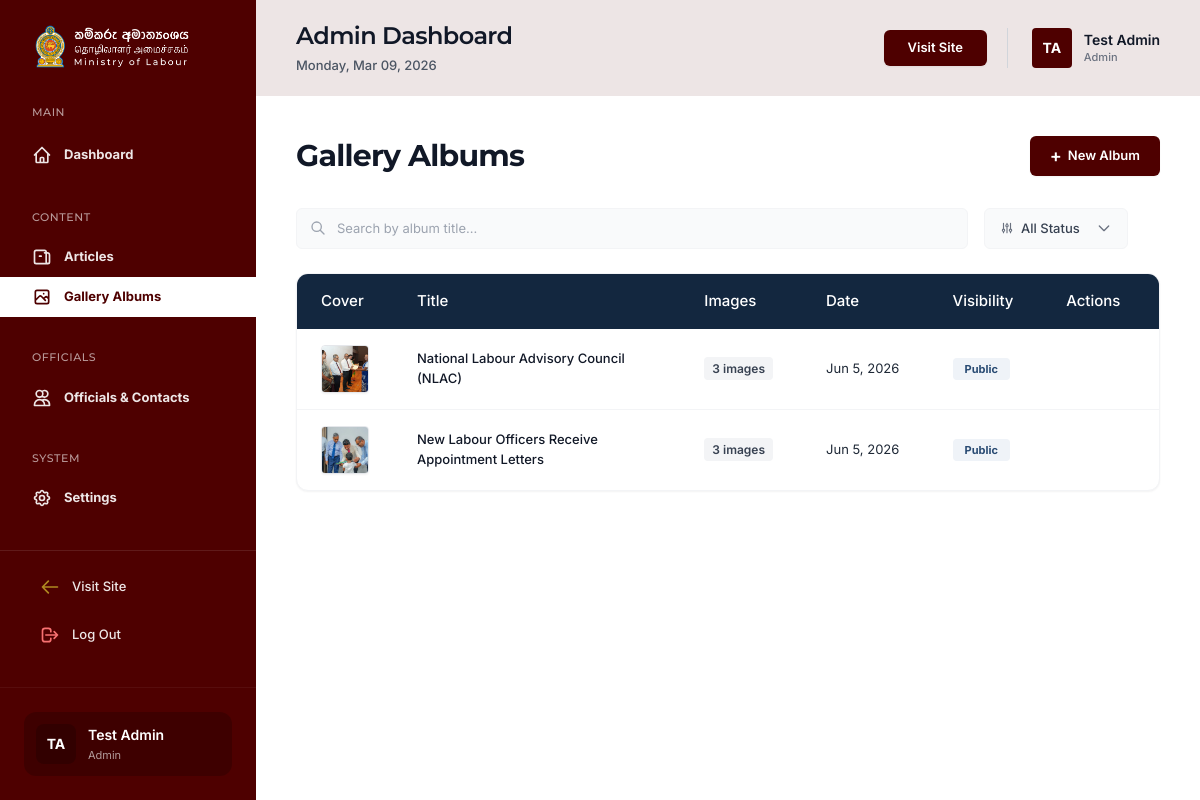
The page /admin/gallery.php (signed in) on the database as committed earlier.
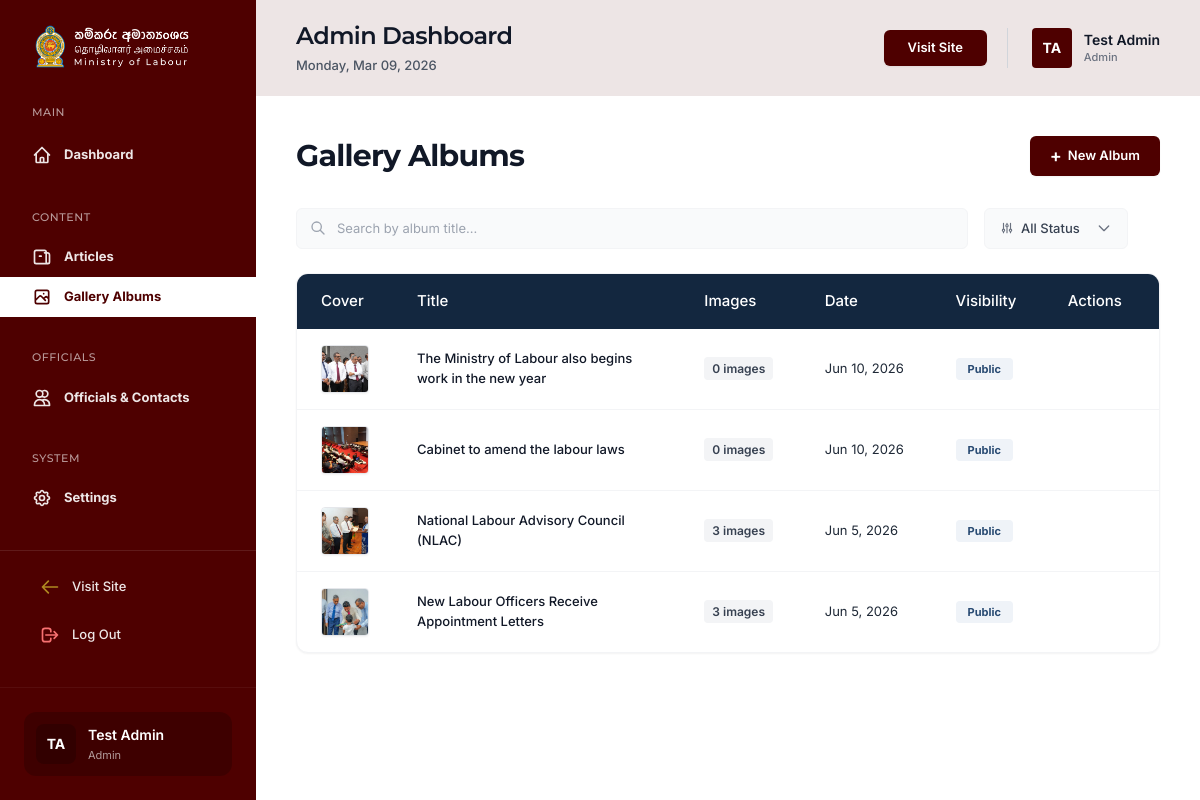
The same page on the database as committed later.
### tables this page shows
CREATE TABLE `gallery` (
  `id` int(11) NOT NULL AUTO_INCREMENT,
  `title` varchar(255) NOT NULL,
  `cover_image` varchar(255) NOT NULL,
  `status` enum('Public','Private') NOT NULL DEFAULT 'Public',
  `created_at` timestamp NULL DEFAULT current_timestamp(),
  `updated_at` timestamp NULL DEFAULT current_timestamp() ON UPDATE current_timestamp(),
  PRIMARY KEY (`id`)
);

### admin/includes/auth.php (called while the page is built, shortened)
<?php
function generateCsrfToken() {
    return $_SESSION['csrf_token'];
}
?>

### admin/gallery.php (the view, shortened to what the changed rows need)
<?php
require_once 'includes/db.php';
require_once 'includes/auth.php';
$stmt = $pdo->query("
    SELECT g.*, COUNT(gi.id) as image_count
    FROM gallery g
    LEFT JOIN gallery_images gi ON g.id = gi.gallery_id
    GROUP BY g.id
    ORDER BY g.created_at DESC
");
$galleries = $stmt->fetchAll();
include 'includes/header.php';
?>
<div class="flex-1 flex flex-col min-w-0 bg-white relative z-10">
    <?php include 'includes/topbar.php'; ?>
    <main class="flex-1 overflow-x-hidden overflow-y-auto p-4 md:p-10">
        <div class="flex justify-between items-center mb-8">
            <h2 class="text-3xl font-bold font-montserrat text-gray-900">Gallery Albums</h2>
        </div>
        <div class="bg-white rounded-xl border border-gray-100 shadow-sm overflow-hidden overflow-x-auto">
            <table class="js-filterable-table w-full text-left border-collapse">
                <thead>
                    <tr class="bg-[#13273F] text-white">
                        <th class="py-4 px-6 font-medium text-[15px] w-16">Cover</th>
                        <th class="py-4 px-6 font-medium text-[15px]">Title</th>
                        <th class="py-4 px-6 font-medium text-[15px]">Images</th>
                        <th class="py-4 px-6 font-medium text-[15px]">Date</th>
                        <th class="py-4 px-6 font-medium text-[15px]">Visibility</th>
                        <th class="py-4 px-6 font-medium text-[15px]">Actions</th>
                    </tr>
                </thead>
                <tbody class="divide-y divide-gray-100 text-[13px]">
                    <?php if (empty($galleries)): ?>
                    <tr>
                        <td colspan="6" class="py-16 px-6">
                            <div class="flex flex-col items-center justify-center text-center">
                                <div class="w-16 h-16 bg-gray-50 rounded-full flex items-center justify-center mb-4 border border-gray-100">
                                    <svg class="w-8 h-8 text-gray-400" fill="none" stroke="currentColor" viewBox="0 0 24 24"><path stroke-linecap="round" stroke-linejoin="round" stroke-width="1.5" d="M4 16l4.586-4.586a2 2 0 012.828 0L16 16m-2-2l1.586-1.586a2 2 0 012.828 0L20 14m-6-6h.01M6 20h12a2 2 0 002-2V6a2 2 0 00-2-2H6a2 2 0 00-2 2v12a2 2 0 002 2z"></path></svg>
                                </div>
                                <p class="text-[14px] font-semibold text-gray-900 mb-1">No albums found</p>
                                <p class="text-[13px] text-gray-500">There are no gallery albums matching your criteria.</p>
                            </div>
                        </td>
                    </tr>
                    <?php else: ?>
                    <?php foreach ($galleries as $gallery): ?>
                    <tr class="hover:bg-gray-50 transition-colors group cursor-pointer" onclick="showPreviewModal(<?= $gallery['id'] ?>, '<?= htmlspecialchars(addslashes($gallery['title'])) ?>', 'new-gallery?id=<?= $gallery['id'] ?>', 'gallery?delete=<?= $gallery['id'] ?>&csrf_token=<?= generateCsrfToken() ?>')">
                        <td class="py-4 px-6">
                            <?php if(!empty($gallery['cover_image']) && file_exists($gallery['cover_image'])): ?>
                                <a data-fslightbox="gallery" href="<?= htmlspecialchars($gallery['cover_image']) ?>" class="block rounded border border-gray-200 shadow-sm overflow-hidden w-12 h-12 cursor-pointer group" onclick="event.stopPropagation();">
                                    <img loading="lazy" src="<?= htmlspecialchars($gallery['cover_image']) ?>" class="w-full h-full object-cover group-hover:scale-110 transition-transform duration-300">
                                </a>
                            <?php endif; ?>
                        </td>
                        <td class="py-4 px-6 font-medium text-gray-900 w-1/3">
                            <span class="text-left hover:text-[#4E0000] transition-colors focus:outline-none">
                                <?= htmlspecialchars($gallery['title']) ?>
                            </span>
                        </td>
                        <td class="py-4 px-6 text-gray-800">
                            <span class="px-2 py-1 rounded bg-gray-100 text-gray-700 text-xs font-semibold"><?= $gallery['image_count'] ?> images</span>
                        </td>
                        <td class="py-4 px-6 text-gray-800"><?= date('M j, Y', strtotime($gallery['created_at'])) ?></td>
                        <td class="py-4 px-6">
                            <?php if ($gallery['status'] === 'Public'): ?>
                            <span class="px-3 py-1 rounded bg-[#EFF3F8] text-[#294B73] text-[11px] font-bold">Public</span>
                            <?php else: ?>
                            <span class="px-3 py-1 rounded bg-[#F4F4F5] text-[#45454E] text-[11px] font-bold">Private</span>
                            <?php endif; ?>
                        </td>
                        <td class="py-4 px-6">
                        </td>
                    </tr>
                    <?php endforeach; ?>
                    <?php endif; ?>
                </tbody>
            </table>
        </div>
    </main>
</div>
<?php include 'includes/footer.php'; ?>

Rows that differ between the two databases and show on the page:
added gallery: cover_image (picture), title "The Ministry of Labour also begins work in the new year", image_count "0", created_at "Jun 10, 2026", status "Public"
added gallery: cover_image (picture), title "Cabinet to amend the labour laws", image_count "0", created_at "Jun 10, 2026", status "Public"
